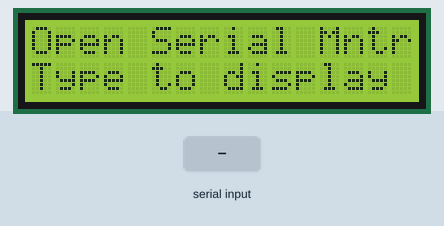
Simulated run of this sketch. Board: Arduino Uno, built with avr-gcc and run on an emulated ATmega328P. Shown: 16×2 character LCD. The test bench sets the inputs (shaded band).

Above: at 4.5 s.
4.6 s: "30,150\n" received over Serial
At 5.09 s:
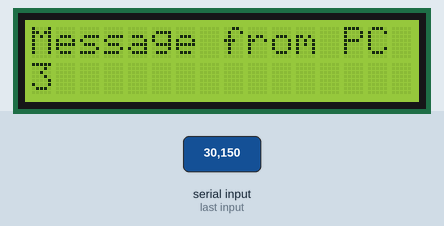
At 7.0 s:
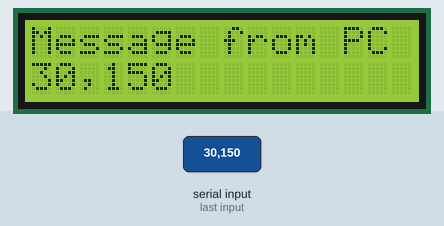
7.2 s: "90,45\n" received over Serial
At 7.44 s:
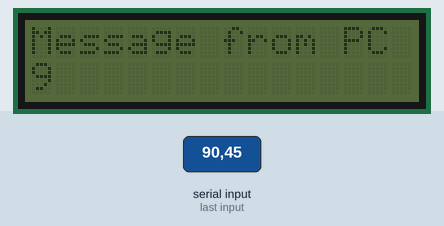
Timing chart, 0 to 10.2 s (numbered marks = the images above; inputs shaded):
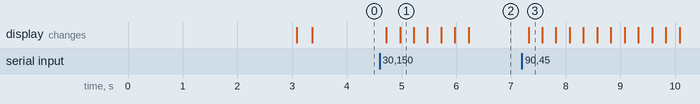

The sketch:

Save_AR06_LCD.ino
```cpp
 /*
 예제 3.2
 I2C를 이용한 LCD 출력의 응용
*/

// I2C 통신 라이브러리 설정
#include <Wire.h>
// I2C LCD 라리브러리 설정
#include <LiquidCrystal_I2C.h>

// LCD I2C address 설정 PCF8574A:0x3F
LiquidCrystal_I2C lcd(0x27,16,2);
int blinkNumber = 0;

void setup()
{
  // 9600 bps로 시리얼 통신 설정
  Serial.begin(9600);
  lcd.init(); // LCD 설정
  lcd.clear();      // LCD를 모두 지운다.
  lcd.backlight();  // 백라이트를 켠다.
  // Arduino LCD, Welcome 표시
  lcd.setCursor(0,0);
  lcd.print("Arduino LCD");
  delay(3000);
  lcd.setCursor(0,1);
  lcd.print("welcome");
  delay(250);

  // Open Serial Monitor, Type to display 표시
  lcd.clear();
  lcd.setCursor(0,0);
  lcd.print("Open Serial Mntr");
  lcd.setCursor(0,1);
  lcd.print("Type to display");
}

void loop()
{
  // 시리얼 통신 수신 값이 있을 때
  if (Serial.available()) {
      char val= Serial.read();
  if(isDigit(val)){
     blinkNumber = (val - '0');
     // blinkNumber에는 실제 숫자가 저장된다.
    }
    delay(100);
    // 모두 삭제
    lcd.clear();
     // 커서를 좌측 상단으로
    lcd.setCursor(0,0);
    // "Message from PC" 출력
    lcd.print("Message from PC");
    // 커서를 두 번째 줄로
    lcd.setCursor(0,1);
    lcd.print(blinkNumber);
    for(char i=0;i < blinkNumber;i++){
      lcd.noBacklight();
      delay(250);
      lcd.backlight();
      delay(250);
    }
    // LCD에 PC에서 전송된 데이터를 출력
    while (Serial.available()>0) {
      lcd.write(Serial.read());
    }
  }
}
```

Measured:
- after the input at 4.6 s, the display: first changes after 0.12 s (image 1 shows a later state)
- after the input at 7.2 s, the display: changes after 0.12 s (image 3)
